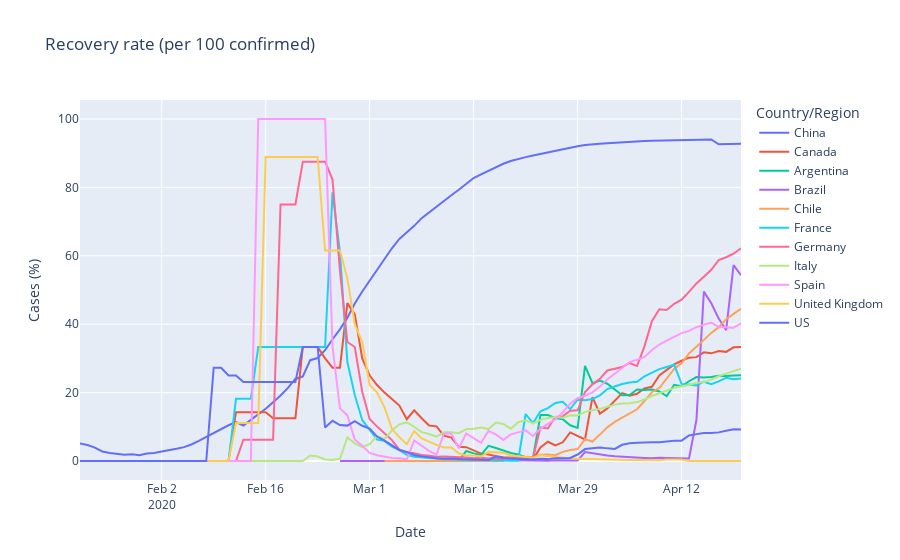

Notebook source saved alongside this figure:
### Markdown cell above
### Recovery rate
This rate is recovered/confirmed, per 100 confirmed.

### Code cell
recovered_norm = normalize(recovered,n) 
recov_rate = recovered_norm / confirmed_norm * 100
recov_rate = index_to_time(recov_rate)
meta = prepare_metadata('Recovery')
#meta_to_html(meta)
#recovered_norm.plot(title=title) 
#plot_with_plotly(recov_rate,meta)
timeseries_with_plotly(recov_rate,meta)
